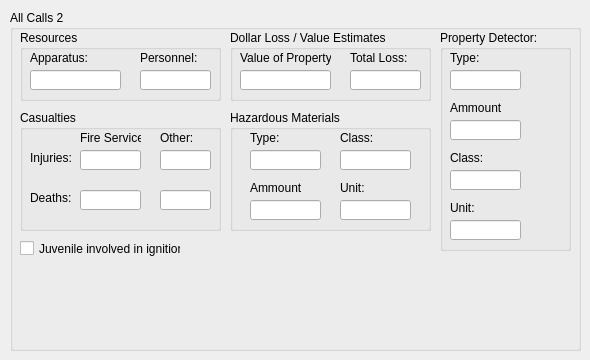
    <widget class="QWidget" name="tab_3">
     <attribute name="title">
      <string>All Calls 2</string>
     </attribute>
     <widget class="QGroupBox" name="groupBox_4">
      <property name="geometry">
       <rect>
        <x>10</x>
        <y>10</y>
        <width>571</width>
        <height>341</height>
       </rect>
      </property>
      <property name="title">
       <string>All Calls 2</string>
      </property>
      <widget class="QGroupBox" name="groupBox_5">
       <property name="geometry">
        <rect>
         <x>10</x>
         <y>20</y>
         <width>201</width>
         <height>71</height>
        </rect>
       </property>
       <property name="title">
        <string>Resources</string>
       </property>
       <widget class="QLabel" name="label_24">
        <property name="geometry">
         <rect>
          <x>10</x>
          <y>20</y>
          <width>61</width>
          <height>16</height>
         </rect>
        </property>
        <property name="text">
         <string>Apparatus:</string>
        </property>
       </widget>
       <widget class="QLabel" name="label_25">
        <property name="geometry">
         <rect>
          <x>120</x>
          <y>20</y>
          <width>61</width>
          <height>16</height>
         </rect>
        </property>
        <property name="text">
         <string>Personnel:</string>
        </property>
       </widget>
       <widget class="QLineEdit" name="txtarrayAC2_Apparatus">
        <property name="geometry">
         <rect>
          <x>10</x>
          <y>40</y>
          <width>91</width>
          <height>20</height>
         </rect>
        </property>
       </widget>
       <widget class="QLineEdit" name="txtarrayAC2_Personnel">
        <property name="geometry">
         <rect>
          <x>120</x>
          <y>40</y>
          <width>71</width>
          <height>20</height>
         </rect>
        </property>
       </widget>
      </widget>
      <widget class="QGroupBox" name="groupBox_6">
       <property name="geometry">
        <rect>
         <x>220</x>
         <y>20</y>
         <width>201</width>
         <height>71</height>
        </rect>
       </property>
       <property name="title">
        <string>Dollar Loss / Value Estimates</string>
       </property>
       <widget class="QLabel" name="label_26">
        <property name="geometry">
         <rect>
          <x>10</x>
          <y>20</y>
          <width>91</width>
          <height>16</height>
         </rect>
        </property>
        <property name="text">
         <string>Value of Property:</string>
        </property>
       </widget>
       <widget class="QLabel" name="label_27">
        <property name="geometry">
         <rect>
          <x>120</x>
          <y>20</y>
          <width>61</width>
          <height>16</height>
         </rect>
        </property>
        <property name="text">
         <string>Total Loss:</string>
        </property>
       </widget>
       <widget class="QLineEdit" name="txtarrayAC2_ValueOfProperty">
        <property name="geometry">
         <rect>
          <x>10</x>
          <y>40</y>
          <width>91</width>
          <height>20</height>
         </rect>
        </property>
       </widget>
       <widget class="QLineEdit" name="txtarrayAC2_TotalLoss">
        <property name="geometry">
         <rect>
          <x>120</x>
          <y>40</y>
          <width>71</width>
          <height>20</height>
         </rect>
        </property>
       </widget>
      </widget>
      <widget class="QGroupBox" name="groupBox_7">
       <property name="geometry">
        <rect>
         <x>430</x>
         <y>20</y>
         <width>131</width>
         <height>221</height>
        </rect>
       </property>
       <property name="title">
        <string>Property Detector:</string>
       </property>
       <widget class="QLineEdit" name="txtarrayAC2_PropertyDetectorAmmount">
        <property name="geometry">
         <rect>
          <x>10</x>
          <y>90</y>
          <width>71</width>
          <height>20</height>
         </rect>
        </property>
       </widget>
       <widget class="QLineEdit" name="txtarrayAC2_PropertyDetectorUnit">
        <property name="geometry">
         <rect>
          <x>10</x>
          <y>190</y>
          <width>71</width>
          <height>20</height>
         </rect>
        </property>
       </widget>
       <widget class="QLabel" name="label_36">
        <property name="geometry">
         <rect>
          <x>10</x>
          <y>20</y>
          <width>61</width>
          <height>16</height>
         </rect>
        </property>
        <property name="text">
         <string>Type:</string>
        </property>
       </widget>
       <widget class="QLabel" name="label_37">
        <property name="geometry">
         <rect>
          <x>10</x>
          <y>170</y>
          <width>41</width>
          <height>16</height>
         </rect>
        </property>
        <property name="text">
         <string>Unit:</string>
        </property>
       </widget>
       <widget class="QLineEdit" name="txtarrayAC2_PropertyDetectorClass">
        <property name="geometry">
         <rect>
          <x>10</x>
          <y>140</y>
          <width>71</width>
          <height>20</height>
         </rect>
        </property>
       </widget>
       <widget class="QLabel" name="label_38">
        <property name="geometry">
         <rect>
          <x>10</x>
          <y>70</y>
          <width>51</width>
          <height>16</height>
         </rect>
        </property>
        <property name="text">
         <string>Ammount:</string>
        </property>
       </widget>
       <widget class="QLineEdit" name="txtarrayAC2_PropertyDetectorType">
        <property name="geometry">
         <rect>
          <x>10</x>
          <y>40</y>
          <width>71</width>
          <height>20</height>
         </rect>
        </property>
       </widget>
       <widget class="QLabel" name="label_39">
        <property name="geometry">
         <rect>
          <x>10</x>
          <y>120</y>
          <width>51</width>
          <height>16</height>
         </rect>
        </property>
        <property name="text">
         <string>Class:</string>
        </property>
       </widget>
      </widget>
      <widget class="QGroupBox" name="groupBox_8">
       <property name="geometry">
        <rect>
         <x>10</x>
         <y>100</y>
         <width>201</width>
         <height>121</height>
        </rect>
       </property>
       <property name="title">
        <string>Casualties</string>
       </property>
       <widget class="QLabel" name="label_28">
        <property name="geometry">
         <rect>
          <x>60</x>
          <y>20</y>
          <width>61</width>
          <height>16</height>
         </rect>
        </property>
        <property name="text">
         <string>Fire Service:</string>
        </property>
       </widget>
       <widget class="QLabel" name="label_29">
        <property name="geometry">
         <rect>
          <x>140</x>
          <y>20</y>
          <width>51</width>
          <height>16</height>
         </rect>
        </property>
        <property name="text">
         <string>Other:</string>
        </property>
       </widget>
       <widget class="QLineEdit" name="txtarrayAC2_InjuriesFireService">
        <property name="geometry">
         <rect>
          <x>60</x>
          <y>40</y>
          <width>61</width>
          <height>20</height>
         </rect>
        </property>
       </widget>
       <widget class="QLineEdit" name="txtarrayAC2_InjuriesOher">
        <property name="geometry">
         <rect>
          <x>140</x>
          <y>40</y>
          <width>51</width>
          <height>20</height>
         </rect>
        </property>
       </widget>
       <widget class="QLineEdit" name="txtarrayAC2_DeathsOther">
        <property name="geometry">
         <rect>
          <x>140</x>
          <y>80</y>
          <width>51</width>
          <height>20</height>
         </rect>
        </property>
       </widget>
       <widget class="QLineEdit" name="txtarrayAC2_DeathsFireService">
        <property name="geometry">
         <rect>
          <x>60</x>
          <y>80</y>
          <width>61</width>
          <height>20</height>
         </rect>
        </property>
       </widget>
       <widget class="QLabel" name="label_30">
        <property name="geometry">
         <rect>
          <x>10</x>
          <y>40</y>
          <width>41</width>
          <height>16</height>
         </rect>
        </property>
        <property name="text">
         <string>Injuries:</string>
        </property>
       </widget>
       <widget class="QLabel" name="label_31">
        <property name="geometry">
         <rect>
          <x>10</x>
          <y>80</y>
          <width>41</width>
          <height>16</height>
         </rect>
        </property>
        <property name="text">
         <string>Deaths:</string>
        </property>
       </widget>
      </widget>
      <widget class="QGroupBox" name="groupBox_9">
       <property name="geometry">
        <rect>
         <x>220</x>
         <y>100</y>
         <width>201</width>
         <height>121</height>
        </rect>
       </property>
       <property name="title">
        <string>Hazardous Materials</string>
       </property>
       <widget class="QLabel" name="label_32">
        <property name="geometry">
         <rect>
          <x>20</x>
          <y>20</y>
          <width>61</width>
          <height>16</height>
         </rect>
        </property>
        <property name="text">
         <string>Type:</string>
        </property>
       </widget>
       <widget class="QLabel" name="label_33">
        <property name="geometry">
         <rect>
          <x>110</x>
          <y>20</y>
          <width>51</width>
          <height>16</height>
         </rect>
        </property>
        <property name="text">
         <string>Class:</string>
        </property>
       </widget>
       <widget class="QLineEdit" name="txtarrayAC2_HazMatType">
        <property name="geometry">
         <rect>
          <x>20</x>
          <y>40</y>
          <width>71</width>
          <height>20</height>
         </rect>
        </property>
       </widget>
       <widget class="QLineEdit" name="txtarrayAC2_HazMatClass">
        <property name="geometry">
         <rect>
          <x>110</x>
          <y>40</y>
          <width>71</width>
          <height>20</height>
         </rect>
        </property>
       </widget>
       <widget class="QLineEdit" name="txtarrayAC2_HazMatUnit">
        <property name="geometry">
         <rect>
          <x>110</x>
          <y>90</y>
          <width>71</width>
          <height>20</height>
         </rect>
        </property>
       </widget>
       <widget class="QLineEdit" name="txtarrayAC2_HazMatAmmount">
        <property name="geometry">
         <rect>
          <x>20</x>
          <y>90</y>
          <width>71</width>
          <height>20</height>
         </rect>
        </property>
       </widget>
       <widget class="QLabel" name="label_34">
        <property name="geometry">
         <rect>
          <x>110</x>
          <y>70</y>
          <width>41</width>
          <height>16</height>
         </rect>
        </property>
        <property name="text">
         <string>Unit:</string>
        </property>
       </widget>
       <widget class="QLabel" name="label_35">
        <property name="geometry">
         <rect>
          <x>20</x>
          <y>70</y>
          <width>51</width>
          <height>16</height>
         </rect>
        </property>
        <property name="text">
         <string>Ammount:</string>
        </property>
       </widget>
      </widget>
      <widget class="QCheckBox" name="txtarrayAC2_JuvenileIgnition">
       <property name="geometry">
        <rect>
         <x>10</x>
         <y>230</y>
         <width>161</width>
         <height>17</height>
        </rect>
       </property>
       <property name="text">
        <string>Juvenile involved in ignition</string>
       </property>
      </widget>
     </widget>
    </widget>
